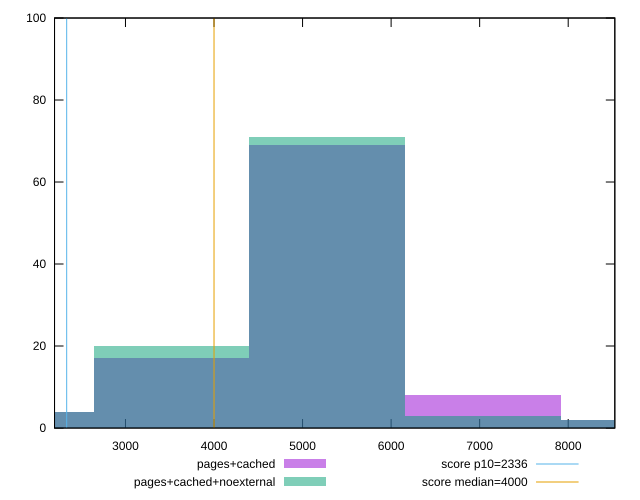

Source code (gnuplot):
reset

$pagesCached <<EOF
5279.2675754465745 69
1759.7558584821916 4
3519.511716964383 17
7039.023433928766 8
8798.779292410958 2
EOF

$pagesCachedNoexternal <<EOF
5279.2675754465745 71
3519.511716964383 20
1759.7558584821916 4
7039.023433928766 3
8798.779292410958 2
EOF

set key outside below
set boxwidth 1759.7558584821916
set xrange [2198.8225:8526.55]
set yrange [0:100]
set trange [0:100]
set style fill transparent solid 0.5 noborder

set parametric
set terminal svg size 640, 500 enhanced background rgb 'white'
set output "reprap/first-meaningful-paint/comparison/histogram/1_vs_2.svg"

plot $pagesCached title "pages+cached" with boxes, \
     $pagesCachedNoexternal title "pages+cached+noexternal" with boxes, \
     2336,t title "score p10=2336", \
     4000,t title "score median=4000"

reset
